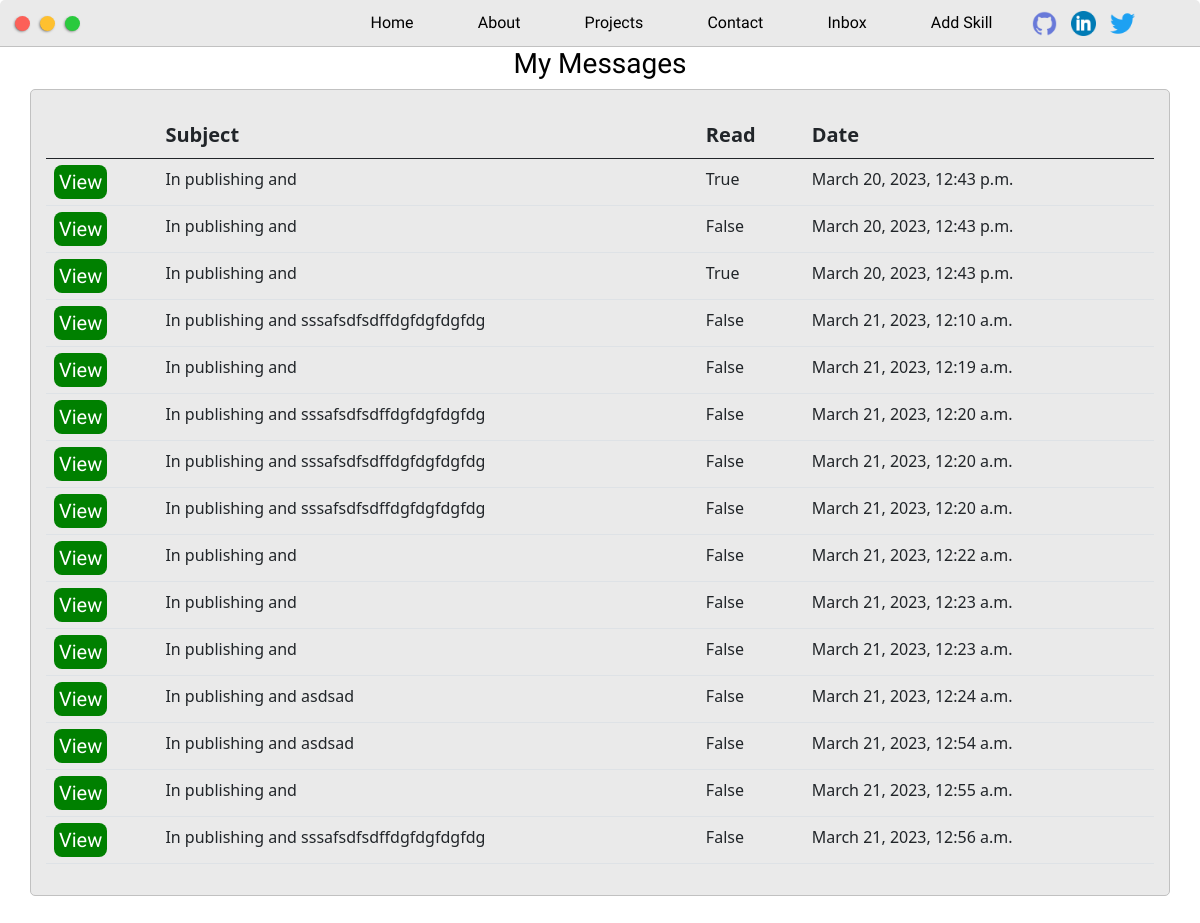
Screenshot of /messages/ with the database file from the repository.
### my_website/models.py (models this page shows, shortened)
class Messages(models.Model):
    name = models.CharField(max_length=200,null=True)
    email = models.EmailField(null=True,blank=True)
    subject = models.CharField(max_length=200,null=True)
    body = models.TextField(null=True)
    is_read = models.BooleanField(default=False,)
    created = models.DateTimeField(auto_now_add=True)

### my_website/views.py (the view)
# urls.py: path('messages/', views.inbox_messages, name="messages"),
def inbox_messages(request):
    messages = Messages.objects.all()
    context = {"messages": messages}
    return render(request, "inbox.html", context)

### templates/inbox.html
{% extends "main.html" %}
{% load static %}
{% block content %}
	<section class="s2">
		<div class="main-container">
			<h3 style="text-align: center;">My Messages</h3>
			<div id="message-box">
				<table class="table">
					<thead>
					<tr>
						<th id="label"></th>
						<th id="label">Subject</th>
						<th id="label">Read</th>
						<th id="label">Date</th>
					</tr>
					</thead>
					<tbody class="table-striped-columns">
					{% for message in messages %}
						<tr>
							<td id="content"><a class="btn-links" href="{% url "view-message" message.id %}">View</a>
							</td>
							<td id="content">{{ message.subject }}</td>
							<td id="content">{{ message.is_read }}</td>
							<td id="content">{{ message.created }}</td>
						</tr>
					{% endfor %}
					</tbody>
				</table>
			</div>
		</div>
	</section>
{% endblock %}

### static/styles/default.css (style rules this page uses)
:root { --mainColor: #eaeaea; --secondaryColor: #fff; --borderColor: #c1c1c1; --mainText: black; --secondaryText: #4b5156; --themeDotBorder: #24292e; --previewBg: rgb(251, 249, 243, 0.8); --previewShadow: #f0ead6; --buttonColor: black; }
html, body { padding: 0; margin: 0; scroll-behavior: smooth; }
body * { transition: 0.3s; }
h1, h2, h3, h4, h5, h6, strong { color: var(--mainText); font-family: 'Russo One', sans-serif; font-weight: 500; }
a { text-decoration: none; font-family: 'Russo One', sans-serif; color: #0a8cbb; }
h3 { font-size: 28px; }
.s2 { background-color: var(--secondaryColor); border-bottom: 1px solid var(--borderColor); overflow: auto; }
.main-container { width: 1200px; margin: 0 auto; }
#message-box { display: block; max-width: 1200px; margin: 0 auto; border: 1px solid var(--borderColor); padding: 15px; border-radius: 5px; background-color: var(--mainColor); margin-bottom: 50px; }
#label { font-size: 20px; padding-top: 15px; }
.btn-links { font-size: 20px; padding: 5px; border-radius: 8px; background-color: green; color: white; }
@media screen and (max-width: 1200px) { .main-container { width: 95%; } }

### rows the page displays
Messages: subject "In publishing and", is_read "True", created "March 20, 2023, 12:43 p.m."
Messages: subject "In publishing and", is_read "False", created "March 20, 2023, 12:43 p.m."
Messages: subject "In publishing and", is_read "True", created "March 20, 2023, 12:43 p.m."
Messages: subject "In publishing and sssafsdfsdffdgfdgfdgfdg", is_read "False", created "March 21, 2023, 12:10 a.m."
Messages: subject "In publishing and", is_read "False", created "March 21, 2023, 12:19 a.m."
Messages: subject "In publishing and sssafsdfsdffdgfdgfdgfdg", is_read "False", created "March 21, 2023, 12:20 a.m."
Messages: subject "In publishing and sssafsdfsdffdgfdgfdgfdg", is_read "False", created "March 21, 2023, 12:20 a.m."
Messages: subject "In publishing and sssafsdfsdffdgfdgfdgfdg", is_read "False", created "March 21, 2023, 12:20 a.m."
Messages: subject "In publishing and", is_read "False", created "March 21, 2023, 12:22 a.m."
Messages: subject "In publishing and", is_read "False", created "March 21, 2023, 12:23 a.m."
Messages: subject "In publishing and", is_read "False", created "March 21, 2023, 12:23 a.m."
Messages: subject "In publishing and asdsad", is_read "False", created "March 21, 2023, 12:24 a.m."
Messages: subject "In publishing and asdsad", is_read "False", created "March 21, 2023, 12:54 a.m."
Messages: subject "In publishing and", is_read "False", created "March 21, 2023, 12:55 a.m."
Messages: subject "In publishing and sssafsdfsdffdgfdgfdgfdg", is_read "False", created "March 21, 2023, 12:56 a.m."
